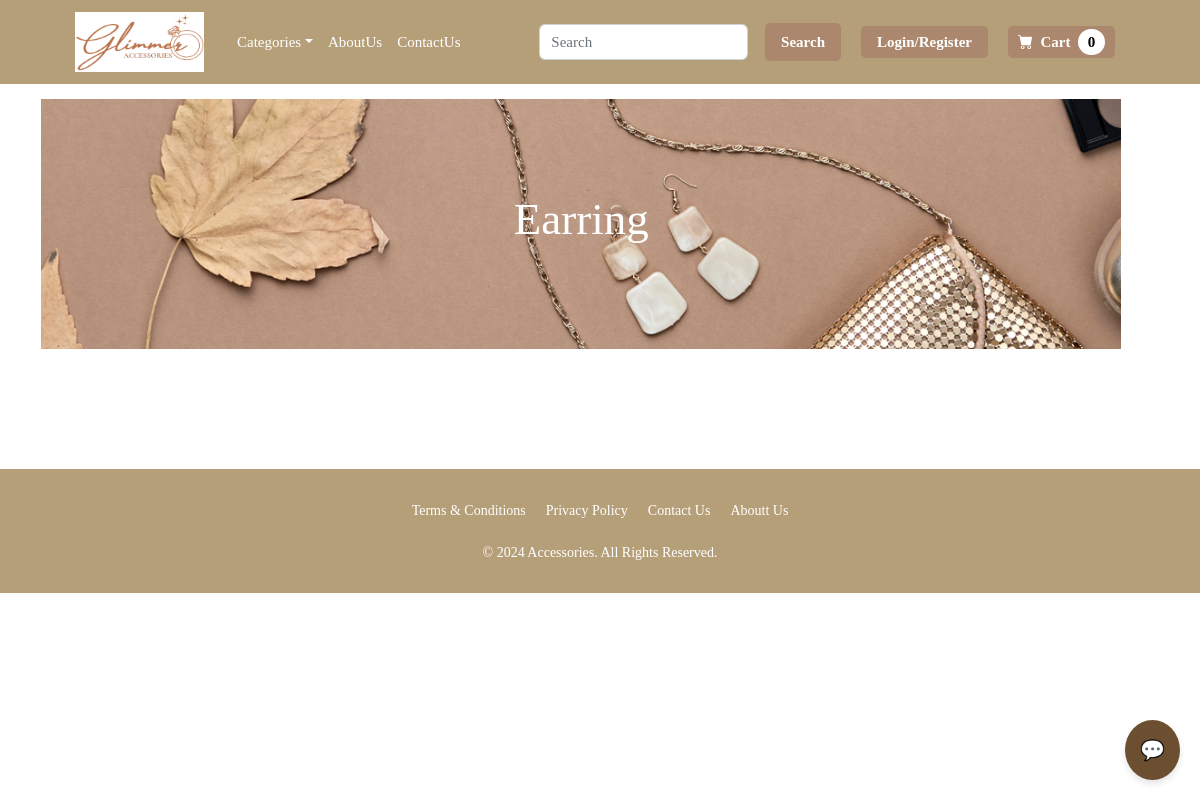
Before: /category/Earring with the older database file.
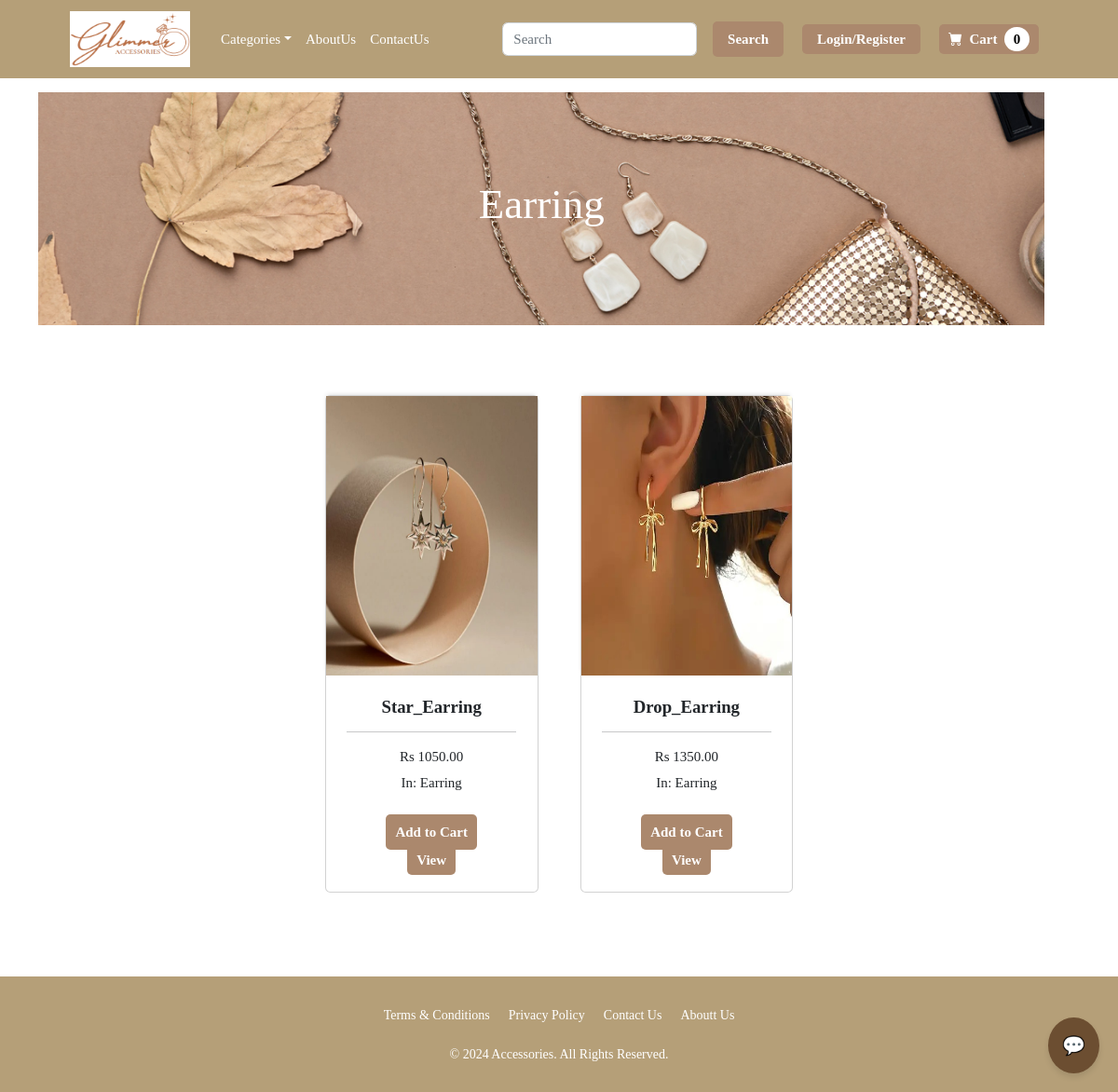
After: the same page with the newer database file.
### ecommerce/models.py (models this page shows, shortened)
class Product(models.Model):
    name=models.CharField(max_length=100)
    price=models.DecimalField(default=0,decimal_places=2,max_digits=6)
    category=models.ForeignKey(Category,on_delete=models.CASCADE,default=1)
    description=models.CharField(max_length=250,default='',blank=True,null=True)
    image=models.ImageField(upload_to='uploads/product')
    is_sale=models.BooleanField(default=False)
    sale_price=models.DecimalField(default=0,decimal_places=2,max_digits=6)

class Category(models.Model):
    name = models.CharField(max_length=200)
    def __str__(self):
		    return self.name

### ecommerce/views.py (the view)
# urls.py: path('category/<str:cat>',views.category,name='category'),
def category(request,cat):
    cat=cat.replace('_',' ')
    try:
        category=Category.objects.get(name=cat)
        products=Product.objects.filter(category=category)
        return render(request,'category.html',{'products':products,'category':category})
    except:
        messages.success(request,("The category doesn't exist..."))
        return redirect('home')

### cart/context_processors.py (called while the page is built)
def cart(request):
    return{'cart':Cart(request)}

### ecommerce/templates/category.html (shortened to what this page needs)
{%extends 'main.html' %}
{%load static%}
{%block content%}
<html>
    <head>
    </head>
</html>
<header class="py-5">
    <div class="container" >
        <div id="slider" style="height: 250px;">
            <figure>
                <img src="{% static 'images/4.jpg' %}" alt="Image 1">
            </figure>
            <div class="overlay">
                <h1>{{category}}</h1>
            </div>
        </div>
    </div>
</header>
<section class="py-5">
    <div class="container px-4 px-lg-5 mt-3">
        <div class="row gx-4 gx-lg-5 row-cols-2 row-cols-md-3 row-cols-xl-4 justify-content-center">
            {%for product in products%}
                {% if product.is_sale %}
                    <div class="col mb-5">
                        <div class="card h-100">
                             <div class="badge  text-white position-absolute" style="top: 0.5rem; right: 0.5rem;background-color:#C62E2E;">Sale</div>
                            <img class="thumbnail" src="{{product.image.url}}" alt="..." />
                            <div class="card-body p-4">
                                <div class="text-center">
                                    <h5 class="fw-bolder">{{product.name}}</h5>
                                    <hr>
                                    <h6><strike>Rs {{product.price}}</strike></h6>
                                    <h6>Rs {{product.sale_price}}</h6>
                                    In: {{product.category}}
                                </div>
                            </div>
                            <div class="card-footer p-4 pt-0 border-top-0 bg-transparent">
                                <div class="text-center">
                                    <button data-product="" data-action="add" class="custom-cart-button">Add to Cart</button>
                                    <a class="custom-cart-button" href="{%url 'product' product.id %}">View</a>
                                </div>
                            </div>
                        </div>
                    </div>
                {% else %}
                    <div class="col mb-5">
                        <div class="card h-100">
                            <img class="thumbnail" src="{{product.image.url}}" alt="..." />
                            <div class="card-body p-4">
                                <div class="text-center">
                                    <h5 class="fw-bolder">{{product.name}}</h5>
                                    <hr>
                                    <h6 style="display: inline-block;">Rs {{product.price}}</h6>
                                    <br>
                                    In: {{product.category}}
                                </div>
                            </div>
                            <div class="card-footer p-4 pt-0 border-top-0 bg-transparent">
                                <div class="text-center">
                                    <button data-product="" data-action="add" class="custom-cart-button">Add to Cart</button>
                                    <a class="custom-cart-button" href="{%url 'product' product.id %}">View</a>
                                </div>
                            </div>
                        </div>
                    </div>
                {% endif %}
            {% endfor %}
        </div>
    </div>
</section>
{%endblock content%}

Changed rows visible on the page:
added Product: image (picture), name "Star_Earring", price "1050.00", category "Earring"
added Product: image (picture), name "Drop_Earring", price "1350.00", category "Earring"
